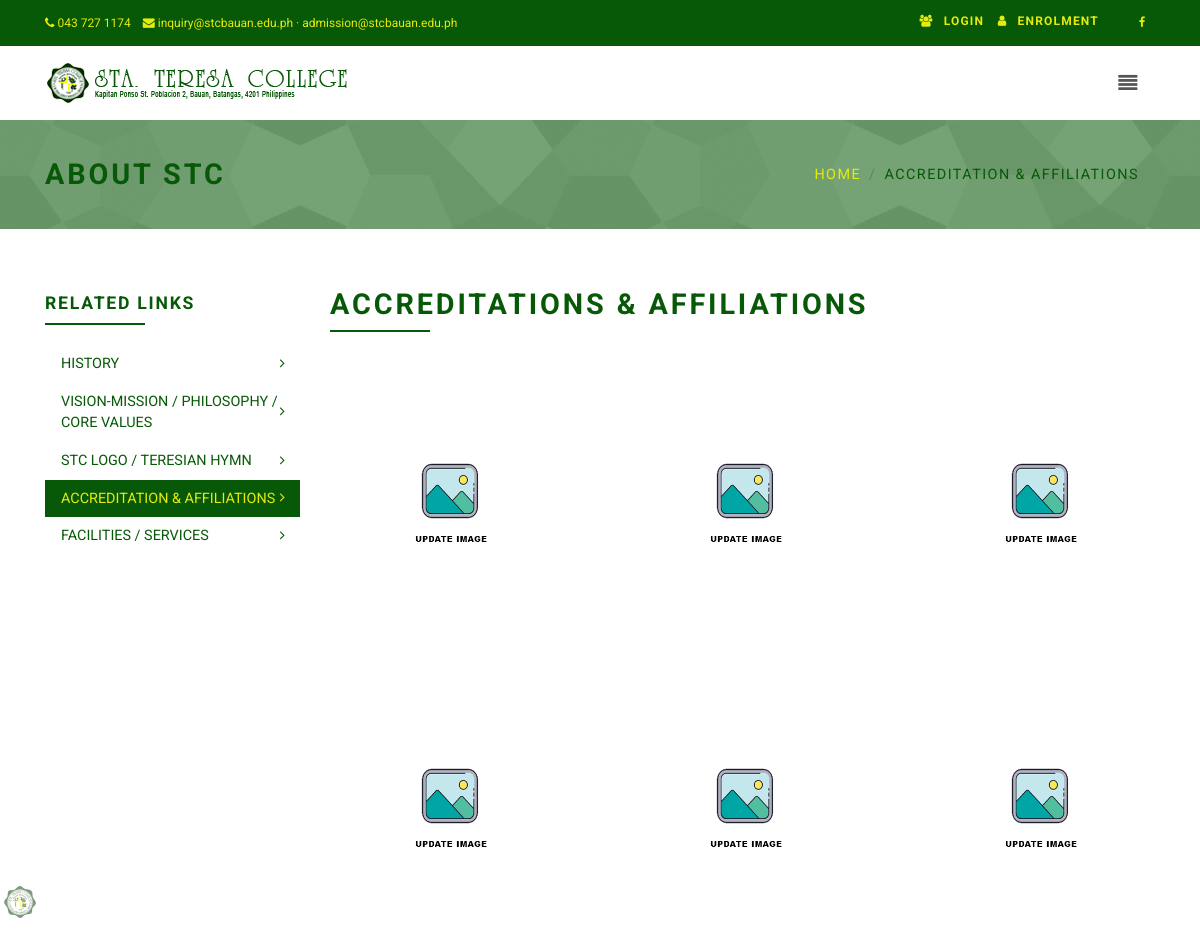
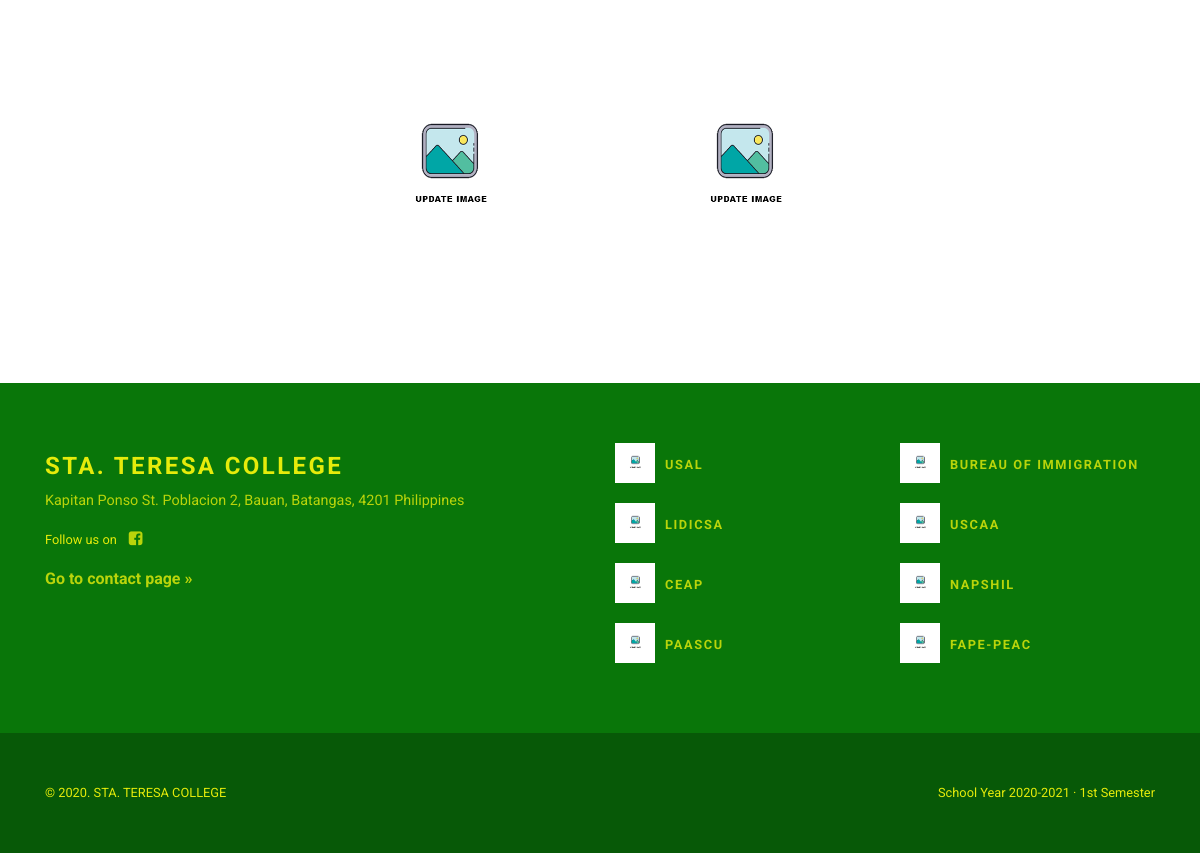
Screenshot of /about-affiliates.php with the database file from the repository (2 pictures, top to bottom).
### tables this page shows
CREATE TABLE IF NOT EXISTS `tbl_accred_affiliate` (
  `accred_affil_id` int(11) NOT NULL AUTO_INCREMENT,
  `img` varchar(255) NOT NULL DEFAULT 'img/nfc.png',
  `title` varchar(255) NOT NULL DEFAULT '-',
  `description` text NOT NULL,
  PRIMARY KEY (`accred_affil_id`)
);

CREATE TABLE IF NOT EXISTS `school_preferences` (
  `school_id` int(11) NOT NULL AUTO_INCREMENT,
  `deped_id` varchar(12) NOT NULL,
  `logo` varchar(255) NOT NULL,
  `region` varchar(255) NOT NULL,
  `division` varchar(255) NOT NULL,
  `schoolName` varchar(255) NOT NULL,
  `address` varchar(255) NOT NULL,
  `emailAddress` varchar(255) NOT NULL,
  `contactNumber` varchar(55) NOT NULL,
  `activeSchoolYear` varchar(9) NOT NULL,
  `activeSemester` varchar(255) NOT NULL,
  `slide_bg_img` varchar(255) NOT NULL DEFAULT '-',
  PRIMARY KEY (`school_id`)
);

### dbcon.php (called while the page is built, shortened)
<?php
$host = 'localhost';
$db   = 'test_stc_edu';
$user = 'root';
$pass = 'Emiloi21';
$charset = 'utf8mb4';
$dsn = "mysql:host=$host;dbname=$db;charset=$charset";
$options = [
    PDO::ATTR_ERRMODE            => PDO::ERRMODE_EXCEPTION,
    PDO::ATTR_DEFAULT_FETCH_MODE => PDO::FETCH_ASSOC,
    PDO::ATTR_EMULATE_PREPARES   => false,
];
try {
     $conn = new PDO($dsn, $user, $pass, $options);
} catch (PDOException $e) {
     throw new PDOException($e->getMessage(), (int)$e->getCode());
}
$sf_query = $conn->prepare("SELECT * FROM school_preferences");
$sf_query->execute();
$sf_row = $sf_query->fetch();
$activeSchoolYear = $sf_row['activeSchoolYear'];
$activeSemester = $sf_row['activeSemester'];
?>

### about-affiliates.php (the view, shortened to what this page needs)
<!DOCTYPE html>
<html>
<?php include('header.php'); ?>
  <body>
    <div id="all">
      <?php include('top_bar.php'); ?>
      <?php include('top_navbar.php'); ?>
      <div id="heading-breadcrumbs">
        <div class="container">
          <div class="row d-flex align-items-center flex-wrap">
            <div class="col-md-7">
              <h1 class="h2">ABOUT STC</h1>
            </div>
            <div class="col-md-5">
              <ul class="breadcrumb d-flex justify-content-end">
                <li class="breadcrumb-item"><a style="color: #e5eb0b;" href="index.php">Home</a></li>
                <li class="breadcrumb-item active" style="color: #075907;">ACCREDITATION &amp; AFFILIATIONS</li>
              </ul>
            </div>
          </div>
        </div>
      </div>
      <section class="bar">
        <div class="container">
          <div class="row">
            <div class="col-lg-3">
              <div class="panel panel-default sidebar-menu with-icons">
                <div class="panel-heading">
                  <h3 class="h4 panel-title" style="color: #075907;">RELATED LINKS</h3>
                </div>
                <div class="panel-body">
                  <ul class="nav nav-pills flex-column text-sm">
                    <li class="nav-item"><a href="about-historical.php" class="nav-link">HISTORY</a></li>
                    <li class="nav-item"><a href="about-vision-mission.php" class="nav-link">VISION-MISSION / PHILOSOPHY / CORE VALUES</a></li>
                    <li class="nav-item"><a href="about-stc-crest.php" class="nav-link">STC LOGO / TERESIAN HYMN</a></li>
                    <li class="nav-item"><a style="color: #e5eb0b;" href="#" class="nav-link active">ACCREDITATION &amp; AFFILIATIONS</a></li>
                    <li class="nav-item"><a href="about-facilities.php" class="nav-link">FACILITIES / SERVICES</a></li>
                  </ul>
                </div>
              </div>
            </div>
            <div class="col-lg-9">
                <div class="row">
                  <div class="col-md-12">
                    <div class="heading">
                      <h2>ACCREDITATIONS &amp; AFFILIATIONS</h2>
                    </div>
                  </div>
                  <div class="row portfolio text-center">
                    <?php
                    $subjK_query = $conn->query("SELECT * FROM tbl_accred_affiliate ORDER BY accred_affil_id ASC") or die(mysql_error());
                    while ($subjK_row = $subjK_query->fetch()){
                    ?>
                      <div class="col-md-4">
                        <div class="box-image">
                          <div class="image"><img src="admin/<?php echo $subjK_row['img']; ?>" alt="" class="img-fluid">
                          </div>
                        </div>
                      </div>
                      <?php } ?>
                    </div>
                </div>
            </div>
          </div>
        </div>
      </section>
      <?php include('footer.php'); ?>
    </div>
  </body>
</html>

### header.php (shortened to what this page needs)
<?php include('dbcon.php'); ?>
<head>
  <link rel="stylesheet" href="vendor/bootstrap/css/bootstrap.min.css">
  <link rel="stylesheet" href="vendor/font-awesome/css/font-awesome.min.css">
  <link rel="stylesheet" href="vendor/bootstrap-select/css/bootstrap-select.min.css">
  <link rel="stylesheet" href="vendor/owl.carousel/assets/owl.carousel.css">
  <link rel="stylesheet" href="vendor/owl.carousel/assets/owl.theme.default.css">
  <link rel="stylesheet" href="vendor/@fancyapps/fancybox/jquery.fancybox.min.css">
  <link rel="stylesheet" href="css/style.stc.css" id="theme-stylesheet">
  <link rel="stylesheet" href="css/custom.css">
</head>

### top_bar.php (shortened to what this page needs)
<div class="top-bar">
  <div class="container">
    <div class="row d-flex align-items-center">
      <div class="col-md-6 d-md-block d-none">
        <p><i class="fa fa-phone"></i> 043 727 1174 &nbsp;&nbsp; <i class="fa fa-envelope"></i> inquiry@stcbauan.edu.ph &middot; admission@stcbauan.edu.ph</p>
      </div>
      <div class="col-md-6">
        <div class="d-flex justify-content-md-end justify-content-between">
          <div class="login">
          <a href="#" data-toggle="modal" data-target="#login-modal" class="login-btn"><i class="fa fa-users"></i><span class="d-none d-md-inline-block">Login</span></a>
          <a href="user-login-register.php" class="signup-btn"><i class="fa fa-user"></i><span class="d-none d-md-inline-block">ENROLMENT</span></a>
          </div>
          <ul class="social-custom list-inline">
            <li class="list-inline-item"><a href="https://facebook.com/OfficialStcbauan" target="_blank"><i class="fa fa-facebook"></i></a></li>
          </ul>
        </div>
      </div>
    </div>
  </div>
</div>

### top_navbar.php (shortened to what this page needs)
<div class="icon-bar">
  <a href="#" class="facebook" onclick="openNav()" title="STC Quick Links"><img src="img/favicon-32x32.png" /></a>
</div>
      <header class="nav-holder make-sticky" style="z-index: 99;">
        <div id="navbar" role="navigation" class="navbar navbar-expand-lg">
          <div class="container"><a href="index.php" class="navbar-brand home"><img src="img/logo.png" alt="BCC logo" class="d-none d-md-inline-block"></a>
            <div id="navigation" class="navbar-collapse collapse">
              <ul class="nav navbar-nav ml-auto">
                <li class="nav-item dropdown menu-large"><a href="#" data-toggle="dropdown" data-hover="dropdown" data-delay="200" class="dropdown" id="myText"><i class="fa fa-align-justify fa-lg"></i></a>
                </li>
              </ul>
            </div>
          </div>
        </div>
      </header>

### footer.php (shortened to what this page needs)
<footer class="main-footer">
  <div class="container">
    <div class="row">
      <div class="col-lg-6">
        <h4 class="h3">STA. TERESA COLLEGE</h4>
        <p>Kapitan Ponso St. Poblacion 2, Bauan, Batangas, 4201 Philippines</p>
          <ul class="social-custom list-inline">
            <li class="list-inline-item"><small>Follow us on</small></li>
            <li class="list-inline-item"><a href="https://facebook.com/OfficialStcbauan"><i class="fa fa-facebook-square"></i></a></li>
          </ul>
        <a href="school-contact.php" target="_blank"><strong>Go to contact page &raquo;</strong></a>
      </div>
      <div class="col-lg-3">
        <ul class="list-unstyled footer-blog-list">
        <?php
            $subjK_query = $conn->query("SELECT * FROM tbl_accred_affiliate ORDER BY accred_affil_id ASC LIMIT 4") or die(mysql_error());
            while ($subjK_row = $subjK_query->fetch()){
        ?>
          <li class="d-flex align-items-center">
            <div class="image"><img style="cursor: help;" title="<?php echo $subjK_row['description']; ?>" src="admin/<?php echo $subjK_row['img']; ?>" alt="..." class="img-fluid" /></div>
            <div class="text">
              <h5 class="mb-0"> <a href="about-affiliates.php" title="<?php echo $subjK_row['description']; ?>"><?php echo $subjK_row['title'];; ?></a></h5>
            </div>
          </li>
        <?php } ?>
        </ul>
      </div>
      <div class="col-lg-3">
        <ul class="list-unstyled footer-blog-list">
          <?php
            $subjK_query = $conn->query("SELECT * FROM tbl_accred_affiliate ORDER BY accred_affil_id DESC LIMIT 4") or die(mysql_error());
            while ($subjK_row = $subjK_query->fetch()){
        ?>
          <li class="d-flex align-items-center">
            <div class="image"><img style="cursor: help;" title="<?php echo $subjK_row['description']; ?>" src="admin/<?php echo $subjK_row['img']; ?>" alt="..." class="img-fluid" /></div>
            <div class="text">
              <h5 class="mb-0"> <a href="about-affiliates.php" title="<?php echo $subjK_row['description']; ?>"><?php echo $subjK_row['title'];; ?></a></h5>
            </div>
          </li>
        <?php } ?>
        </ul>
      </div>
    </div>
  </div>
  <div class="copyrights">
    <div class="container">
      <div class="row">
        <div class="col-lg-4 text-center-md">
          <p>&copy; 2020. STA. TERESA COLLEGE</p>
        </div>
        <div class="col-lg-8 text-right text-center-md">
          <p>School Year <?php echo $activeSchoolYear; ?> &middot; <?php echo $activeSemester; ?></p>
        </div>
      </div>
    </div>
  </div>
</footer>

### css/custom.css (style rules this page uses)
h1, h2, h3, h4, h5, h6 { color: #075907; }
.icon-bar { position: fixed; top: 50%; -webkit-transform: translateY(-50%); -ms-transform: translateY(-50%); transform: translateY(-50%); z-index: 99; }
.icon-bar a { display: block; text-align: center; padding: 4px; transition: all 0.3s ease; color: white; font-size: 12px; opacity: 0.5; }
.facebook { background: transparent; color: white; }

### header.php (style rules this page uses)
body { -webkit-user-select: none; -webkit-touch-callout: none; -moz-user-select: none; -ms-user-select: none; user-select: none; }

### rows the page displays
tbl_accred_affiliate: img (picture), title "USAL"
tbl_accred_affiliate: img (picture), title "LIDICSA"
tbl_accred_affiliate: img (picture), title "CEAP"
tbl_accred_affiliate: img (picture), title "PAASCU"
tbl_accred_affiliate: img (picture), title "FAPE-PEAC"
tbl_accred_affiliate: img (picture), title "NAPSHIL"
tbl_accred_affiliate: img (picture), title "USCAA"
tbl_accred_affiliate: img (picture), title "BUREAU OF IMMIGRATION"
school_preferences: activeSchoolYear "2020-2021", activeSemester "1st Semester"
